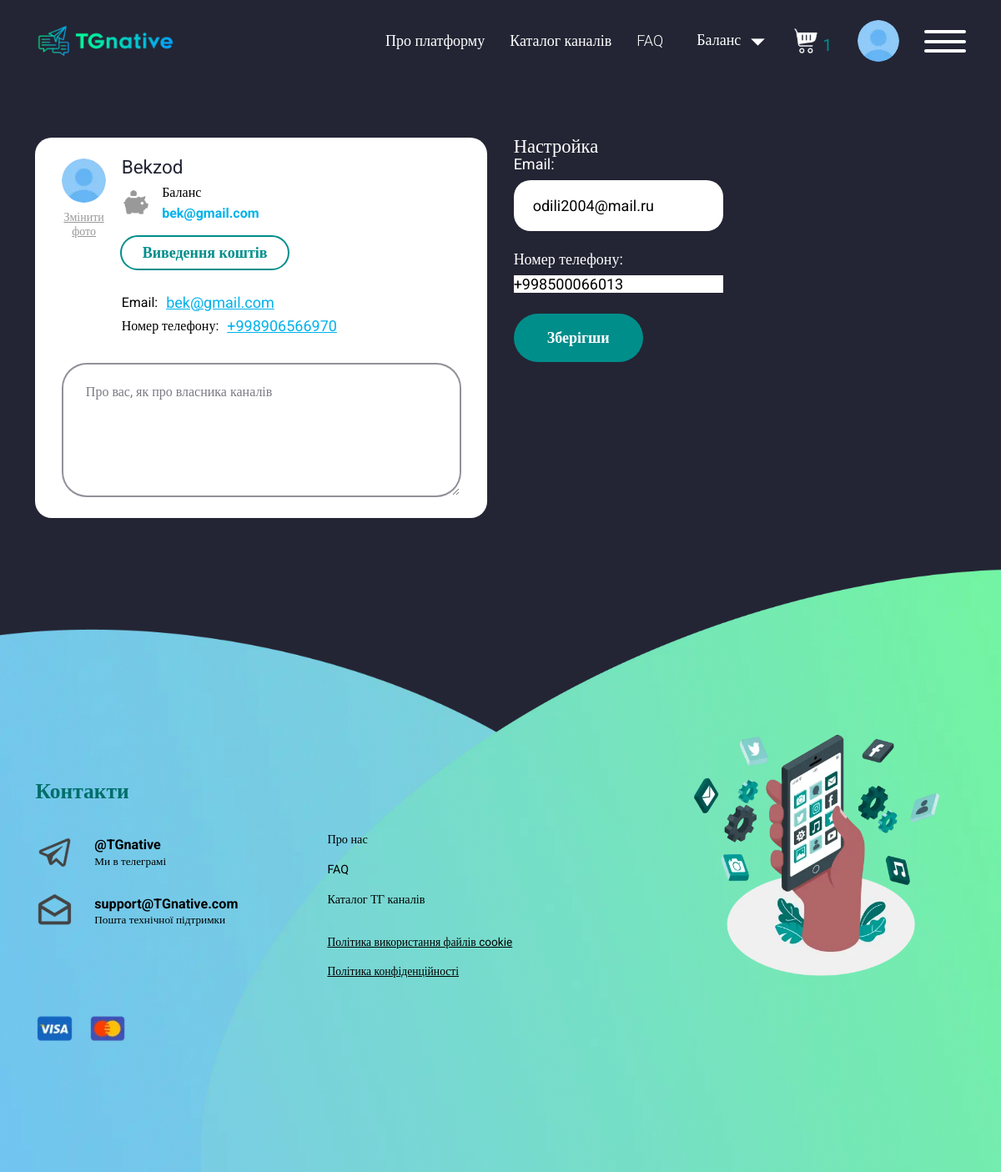
/7/reklama (signed in), run on the app's committed database.
### accounts/models.py (models this page shows, shortened)
class Profile_advertiser(models.Model):
    username=models.OneToOneField(User,on_delete=models.CASCADE,related_name='profile_advertisers')
    phone_number = PhoneNumberField()
    first_name=models.CharField(max_length=150)
    last_name=models.CharField(max_length=150)
    email=models.EmailField()
    balance = models.DecimalField(max_digits=10, decimal_places=2,default=0)
    currency=models.CharField(max_length=10)
    created_at=models.DateTimeField(auto_now_add=True)
    photo=models.ImageField()
    is_online = models.BooleanField(default=False)
    last_visited = models.DateTimeField(auto_now=True)
    timezone = models.CharField(max_length=63, choices=[(tz, tz) for tz in pytz.all_timezones], default='UTC')

### accounts/views.py (the view, shortened to what this page needs)
# urls.py: path('<int:pk>/reklama',views.UpdateReklama.as_view(),name='cabinet_reklama'),
class UpdateReklama(LoginRequiredMixin, UpdateView):
    template_name = "update_reklama.html"
    model = Profile_advertiser
    form_class = Update_Reklama
    login_url = reverse_lazy('login')
    def get_context_data(self, *, object_list=None, **kwargs):
        context = super().get_context_data(**kwargs)
        context['user'] = Profile_advertiser.objects.get(username=self.request.user)
        return context

### accounts/forms.py
class Update_Reklama(BaseUpdateForm):
    class Meta(BaseUpdateForm.Meta):
        model=Profile_advertiser

### accounts/templates/update_reklama.html (shortened to what this page needs)
{% extends 'base.html' %}
{% load static %}
    {% block content %}
    <main class="page">
			<section class="account-mainscreen">
				<div class="account-mainscreen__container">
					<div class="info-account">
						<div class="info-account__item">
							<div class="info-account__head">
								<div class="info-account__img-wrap">
									<div class="info-account__img">
                                        {% if user.photo %}
                                        <picture><source srcset="/{{user.photo}}" type="image/webp"><img class="img-fluid" src="/{{user.photo}}" alt=""></picture>
                                        {% else %}
										<picture><source srcset="{% static 'img/channel/avatar-not-found.webp' %}" type="image/webp"><img class="img-fluid" src="{% static 'img/channel/avatar-not-found.png' %}" alt=""></picture>
									    {% endif %}
                                    </div>
									<button class="info-account__label hhv-blue" id="changePhoto" type="button">Змінити фото</button>
								</div>
								<div class="info-account__head-content">
									<div class="label-dark label-dark_s24">{{user.first_name}} {{user.last_name}}</div>
									<div class="info-account__row">
										<div class="info-account__row-item">
											<div class="info-account__icon">
												<img class="img-fluid" src="{% static 'img/icons/pig.svg' %}" alt="">
											</div>
											<div class="info-account__row-content">
												<div class="label-black label-black_s16">Баланс</div>
												<div class="label-blue label-blue_s16">{{user.email}}</div>
											</div>
										</div>
										<a class="button button_sm button_no-bg" href="{% url 'balance' %}">Виведення коштів</a>
									</div>
									<div data-da=".info-account__content,480.98,first" class="info-account__head-email">
										<span class="label-black label-black_s16">Email:</span>
										<a href="mailto:{{user.email}}">{{user.email}}</a>
									</div>
									<div data-da=".info-account__content,480.98,first" class="info-account__head-email">
										<span class="label-black label-black_s16">Номер телефону:</span>
										<a href="tel:+380503315146"> {{user.phone_number}}</a>
									</div>
								</div>
							</div>
							<div class="info-account__content">
								<textarea class="info-account__textarea" placeholder="Про вас, як про власника каналів" name="about" id="about"></textarea>
							</div>
						</div>
					</div>
					<form method="post" enctype="multipart/form-data">
						<h2 class="label-white label-white_s24">Настройка</h2>
						<div class="account-mainscreen__form-content">
							<div class="settings-account account-mainscreen__item">
								<div class="settings-account__content">
									<div class="settings-account__item">
										<div class="form">
											<div class="search-form__item">
												<label for="qiwi" class="label-white">Email:</label>
												{{form.email}}
											</div>
										</div>
									</div>
									<div class="settings-account__item">
										<div class="form">
											<div class="search-form__item">
												<label for="qiwi" class="label-white">Номер телефону:</label>
                                                 {{form.phone_number}}
											</div>
										</div>
									</div>
									<div data-da=".account-mainscreen__form,767.98" class="settings-account__item settings-account__item_btn">
										<button class="button" type="submit">Зберігши</button>
									</div>
								</div>
							</div>
							<div class="change-pass account-mainscreen__item">
								<div class="form form-pass">
								</div>
							</div>
						</div>
				</div>
			</section>
		</main>
    {% endblock %}

### data on the page
Profile_advertiser: first_name "Bekzod", email "bek@gmail.com", phone_number "+998906566970"
Profile_advertiser: email "odili2004@mail.ru", phone_number "+998500066013"

### other printed values
{{ number_count }} "1"
